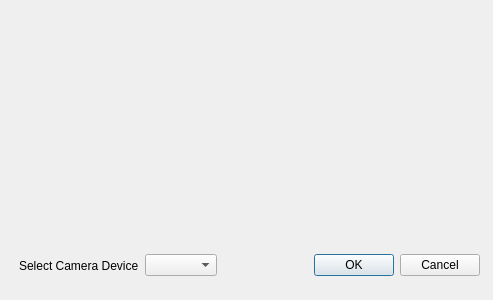
<?xml version="1.0" encoding="UTF-8"?>
<ui version="4.0">
 <class>CameraDevice</class>
 <widget class="QWidget" name="CameraDevice">
  <property name="geometry">
   <rect>
    <x>0</x>
    <y>0</y>
    <width>493</width>
    <height>300</height>
   </rect>
  </property>
  <property name="windowTitle">
   <string>Form</string>
  </property>
  <widget class="QWidget" name="layoutWidget">
   <property name="geometry">
    <rect>
     <x>19</x>
     <y>250</y>
     <width>461</width>
     <height>31</height>
    </rect>
   </property>
   <layout class="QHBoxLayout" name="horizontalLayout">
    <item>
     <widget class="QLabel" name="label">
      <property name="text">
       <string>Select Camera Device</string>
      </property>
     </widget>
    </item>
    <item>
     <widget class="QComboBox" name="comboBox"/>
    </item>
    <item>
     <widget class="QDialogButtonBox" name="buttonBox">
      <property name="standardButtons">
       <set>QDialogButtonBox::Cancel|QDialogButtonBox::Ok</set>
      </property>
     </widget>
    </item>
   </layout>
  </widget>
  <widget class="QWidget" name="widget" native="true">
   <property name="geometry">
    <rect>
     <x>10</x>
     <y>9</y>
     <width>471</width>
     <height>231</height>
    </rect>
   </property>
  </widget>
 </widget>
 <resources/>
 <connections/>
</ui>
